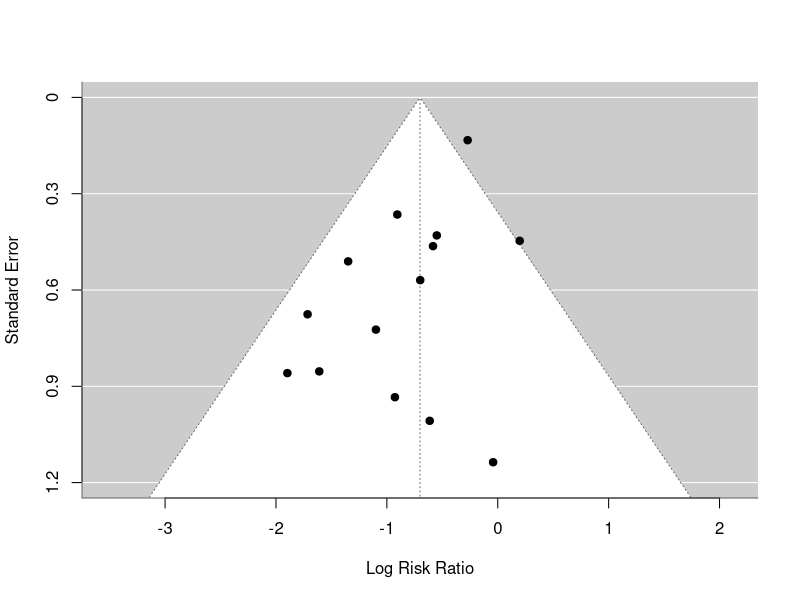
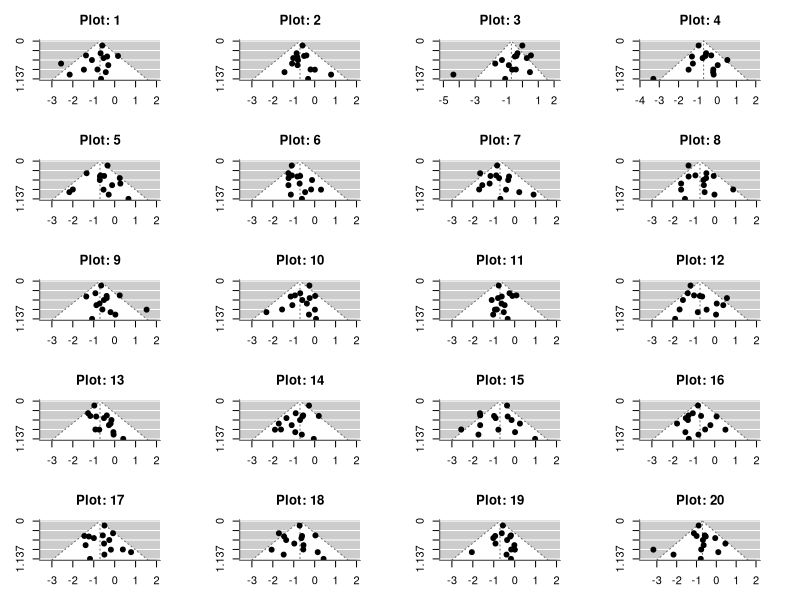
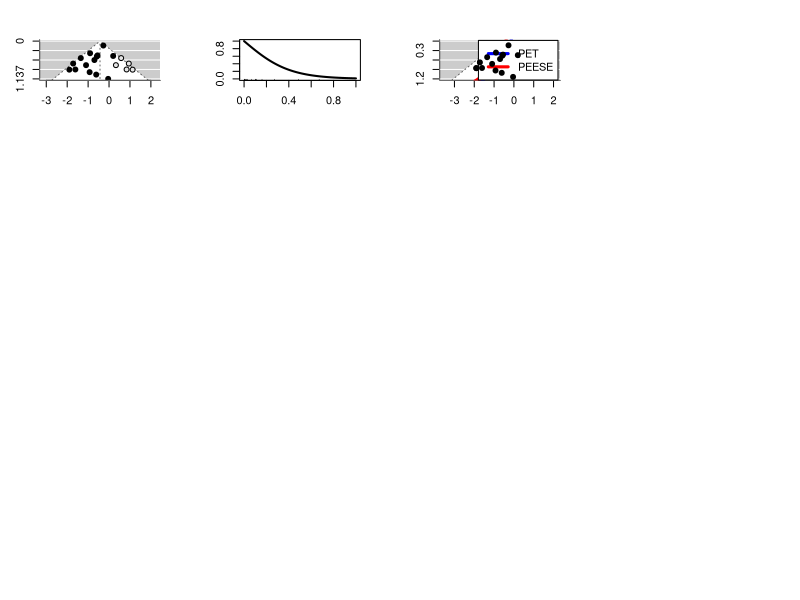
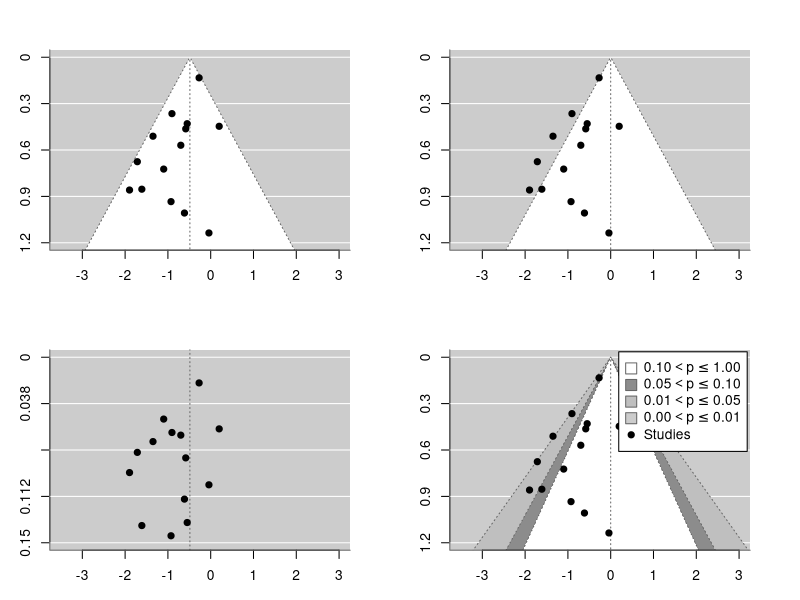

These charts were generated, in order, by the following R code:
############################################################################

# materials from the "Meta-Analysis with R" workshop given by Wolfgang
# Viechtbauer on March 24, 2003, as part of the 2023 "Evidence Synthesis &
# Meta-Analysis in R Conference" (https://esmarconf.org)
#
# workshop details: https://www.wvbauer.com/doku.php/workshop_2023_ma_esmarconf
# author website:   https://www.wvbauer.com

############################################################################

# meta-analysis on the effectiveness of intravenous magnesium treatment in acute
# myocardial infarction for reducing the risk of mortality and arrhythmias

# Sources:
#
# Teo, K. K., Yusuf, S., Collins, R., Held, P. H., & Peto, R. (1991). Effects
# of intravenous magnesium in suspected acute myocardial infarction: Overview
# of randomised trials. British Medical Journal, 303(6816), 1499-1503.
# https://doi.org/10.1136/bmj.303.6816.1499
#
# Horner, S. M. (1992). Efficacy of intravenous magnesium in acute myocardial
# infarction in reducing arrhythmias and mortality: Meta-analysis of magnesium
# in acute myocardial infarction. Circulation, 86(3), 774-779.
# https://doi.org/10.1161/01.cir.86.3.774
#
# Sterne, J. A. C., & Egger, M. (2001). Funnel plots for detecting bias in
# meta-analysis: Guidelines on choice of axis. Journal of Clinical
# Epidemiology, 54(10), 1046-1055. See Table 1 (p. 1047).
# https://doi.org/10.1016/S0895-4356(01)00377-8
#
# one of the included studies: Ceremuiynski, L., Jurgiel, R., Kulakowski, P. &
# Gebalska, J. (1989). Threatening arrhythmias in acute myocardial infarction
# are prevented by intravenous magnesium sulfate. American Heart Journal,
# 118(6), 1333-1334. https://doi.org/10.1016/0002-8703(89)90027-6

############################################################################

# load metafor package
library(metafor)

############################################################################

# for a description of the dataset, see:
help(dat.egger2001)

# copy magnesium treatment dataset to 'dat'
dat <- dat.egger2001
dat

# remove studies 8 and 16
dat <- dat[-c(8,16),]

# compute the log risk ratios (using +1/2 adjustment for all studies)
dat <- escalc(measure="RR", ai=ai, n1i=n1i,
                            ci=ci, n2i=n2i, data=dat, add=1/2, to="all")
dat

# fit random-effects model
res <- rma(yi, vi, data=dat)
res

# estimated average risk ratio (with 95% CI)
predict(res, transf=exp, digits=2)

# these results suggest that magnesium treatment leads on average to a 50%
# reduction in mortality risk; however, this contradicts the results from the
# ISIS-4 study (which included more participants than all previous studies
# combined!), which found no reduction in risk in the magnesium group

# funnel plot
funnel(res, ylim=c(0,1.2))

# an interesting idea: simulate 20 datasets based on the estimated model
# (which are free of publication bias), but replace one of them with the
# actual dataset; then draw the 20 funnel plots (before having seen the real
# one) and see if one can spot the actual one; if there is no publication bias
# also in the actual dataset, then there should be a 1 out of 20 chance of
# finding it (which is like a Type I error rate of .05); however, if the
# actual dataset is strongly affected by publication bias (and hence should
# look really different than the simulated ones), then one should have a good
# chance of finding it among the 20

sim <- replicate(20, simulate(res))
obs <- sample(20, 1) # random number between 1 and 20
sim[[obs]] <- dat$yi # replace simulated dataset 'obs' with the real data

par(mfrow=c(5,4), mar=c(3,3,3,3))
invisible(sapply(1:20, function(i)
   funnel(sim[[i]], dat$vi, refline=coef(res), xlab="", ylab="", main=paste("Plot:", i))))

# what this example shows is that some of the simulated datasets (which are,
# by construction, free of publication bias) can actually look as if there
# might be publication bias going on (or at least funnel plot asymmetry); so,
# be very careful when interpreting funnel plots -- they can look asymmetric
# purely by chance!

# failsafe-N
fsn(yi, vi, data=dat)

# failsafe-N based on the 'Rosenberg method' (this examines how many studies
# with 0 effects it would take to reduce the estimate from an equal-effects
# model to non-significance)
fsn(yi, vi, data=dat, type="Rosenberg")

# regression test for funnel plot asymmetry
# meta-regression model with sqrt(vi) as predictor
dat$sei  <- sqrt(dat$vi)
res <- rma(yi, vi, mods = ~ sei, data=dat)
res

# or use the regtest() function after fitting RE model
res <- rma(yi, vi, data=dat)
regtest(res)

# test of excess significance
tes(yi, vi, data=dat)

# trim and fill method
res <- rma(yi, vi, data=dat)
taf <- trimfill(res)
taf

# funnel plot with filled-in studies
funnel(taf)

# fit selection model (based on an equal-effects model and assuming selection
# in favor of significant negative effects)
res <- rma(yi, vi, method="EE", data=dat)
sel <- selmodel(res, type="logistic", alternative="less")
sel
plot(sel)

# PET/PEESE methods
rma(yi, vi, mods = ~ sei, data=dat)
rma(yi, vi, mods = ~ vi,  data=dat)

# or use regtest()
res <- rma(yi, vi, data=dat)
regtest(res)
regtest(res, predictor="vi")

# show funnel plot with PET/PEESE results
sav <- funnel(res, ylim=c(0,1.2))
reg <- regtest(res)
se <- seq(0, 1.3, length=100)
lines(coef(reg$fit)[1] + coef(reg$fit)[2]*se, se, lwd=4, col="blue")
reg <- regtest(res, predictor="vi")
lines(coef(reg$fit)[1] + coef(reg$fit)[2]*se^2, se, lwd=4, col="red")
legend("topright", inset=.02, legend=c("PET","PEESE"), col=c("blue","red"), lwd=3, bg="white")
points(sav$x, sav$y, pch=19)

############################################################################

# funnel plot variations

# compute the total sample sizes of the studies
dat$ntotali <- dat$n1i + dat$n2i

# supply this information to rma() via 'ni' argument
res <- rma(yi, vi, ni=ntotali, method="EE", data=dat)

# four examples of other funnel plot types
par(mfrow=c(2,2))
funnel(res, xlim=c(-3.5,3), ylim=c(0,1.2))
funnel(res, xlim=c(-3.5,3), ylim=c(0,1.2), refline=0)
funnel(res, xlim=c(-3.5,3), ylim=c(0,.15), yaxis="sqrtninv")
funnel(res, xlim=c(-3.5,3), ylim=c(0,1.2), refline=0,
       level=c(90, 95, 99), shade=c("white", "gray55", "gray75"), legend=TRUE)

############################################################################
